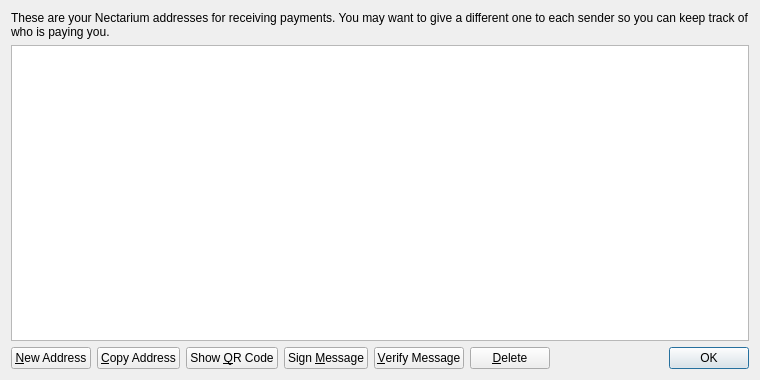
<?xml version="1.0" encoding="UTF-8"?>
<ui version="4.0">
 <class>AddressBookPage</class>
 <widget class="QWidget" name="AddressBookPage">
  <property name="geometry">
   <rect>
    <x>0</x>
    <y>0</y>
    <width>760</width>
    <height>380</height>
   </rect>
  </property>
  <property name="windowTitle">
   <string>Address Book</string>
  </property>
  <layout class="QVBoxLayout" name="verticalLayout">
   <item>
    <widget class="QLabel" name="labelExplanation">
     <property name="text">
      <string>These are your Nectarium addresses for receiving payments. You may want to give a different one to each sender so you can keep track of who is paying you.</string>
     </property>
     <property name="textFormat">
      <enum>Qt::PlainText</enum>
     </property>
     <property name="wordWrap">
      <bool>true</bool>
     </property>
    </widget>
   </item>
   <item>
    <widget class="QTableView" name="tableView">
     <property name="contextMenuPolicy">
      <enum>Qt::CustomContextMenu</enum>
     </property>
     <property name="toolTip">
      <string>Double-click to edit address or label</string>
     </property>
     <property name="tabKeyNavigation">
      <bool>false</bool>
     </property>
     <property name="alternatingRowColors">
      <bool>true</bool>
     </property>
     <property name="selectionMode">
      <enum>QAbstractItemView::SingleSelection</enum>
     </property>
     <property name="selectionBehavior">
      <enum>QAbstractItemView::SelectRows</enum>
     </property>
     <property name="sortingEnabled">
      <bool>true</bool>
     </property>
     <attribute name="verticalHeaderVisible">
      <bool>false</bool>
     </attribute>
    </widget>
   </item>
   <item>
    <layout class="QHBoxLayout" name="horizontalLayout">
     <item>
      <widget class="QPushButton" name="newAddressButton">
       <property name="toolTip">
        <string>Create a new address</string>
       </property>
       <property name="text">
        <string>&amp;New Address</string>
       </property>
       <property name="icon">
        <iconset resource="../bitcoin.qrc">
         <normaloff>:/icons/add</normaloff>:/icons/add</iconset>
       </property>
      </widget>
     </item>
     <item>
      <widget class="QPushButton" name="copyToClipboard">
       <property name="toolTip">
        <string>Copy the currently selected address to the system clipboard</string>
       </property>
       <property name="text">
        <string>&amp;Copy Address</string>
       </property>
       <property name="icon">
        <iconset resource="../bitcoin.qrc">
         <normaloff>:/icons/editcopy</normaloff>:/icons/editcopy</iconset>
       </property>
      </widget>
     </item>
     <item>
      <widget class="QPushButton" name="showQRCode">
       <property name="text">
        <string>Show &amp;QR Code</string>
       </property>
       <property name="icon">
        <iconset resource="../bitcoin.qrc">
         <normaloff>:/icons/qrcode</normaloff>:/icons/qrcode</iconset>
       </property>
      </widget>
     </item>
     <item>
      <widget class="QPushButton" name="signMessage">
       <property name="toolTip">
        <string>Sign a message to prove you own a Nectarium address</string>
       </property>
       <property name="text">
        <string>Sign &amp;Message</string>
       </property>
       <property name="icon">
        <iconset resource="../bitcoin.qrc">
         <normaloff>:/icons/edit</normaloff>:/icons/edit</iconset>
       </property>
      </widget>
     </item>
     <item>
      <widget class="QPushButton" name="verifyMessage">
       <property name="toolTip">
        <string>Verify a message to ensure it was signed with a specified Nectarium address</string>
       </property>
       <property name="text">
        <string>&amp;Verify Message</string>
       </property>
       <property name="icon">
        <iconset resource="../bitcoin.qrc">
         <normaloff>:/icons/transaction_0</normaloff>:/icons/transaction_0</iconset>
       </property>
      </widget>
     </item>
     <item>
      <widget class="QPushButton" name="deleteButton">
       <property name="toolTip">
        <string>Delete the currently selected address from the list</string>
       </property>
       <property name="text">
        <string>&amp;Delete</string>
       </property>
       <property name="icon">
        <iconset resource="../bitcoin.qrc">
         <normaloff>:/icons/remove</normaloff>:/icons/remove</iconset>
       </property>
      </widget>
     </item>
     <item>
      <spacer name="horizontalSpacer">
       <property name="orientation">
        <enum>Qt::Horizontal</enum>
       </property>
       <property name="sizeHint" stdset="0">
        <size>
         <width>40</width>
         <height>20</height>
        </size>
       </property>
      </spacer>
     </item>
     <item>
      <widget class="QDialogButtonBox" name="buttonBox">
       <property name="sizePolicy">
        <sizepolicy hsizetype="Maximum" vsizetype="Fixed">
         <horstretch>0</horstretch>
         <verstretch>0</verstretch>
        </sizepolicy>
       </property>
       <property name="standardButtons">
        <set>QDialogButtonBox::Ok</set>
       </property>
      </widget>
     </item>
    </layout>
   </item>
  </layout>
 </widget>
 <resources>
  <include location="../bitcoin.qrc"/>
 </resources>
 <connections/>
</ui>
